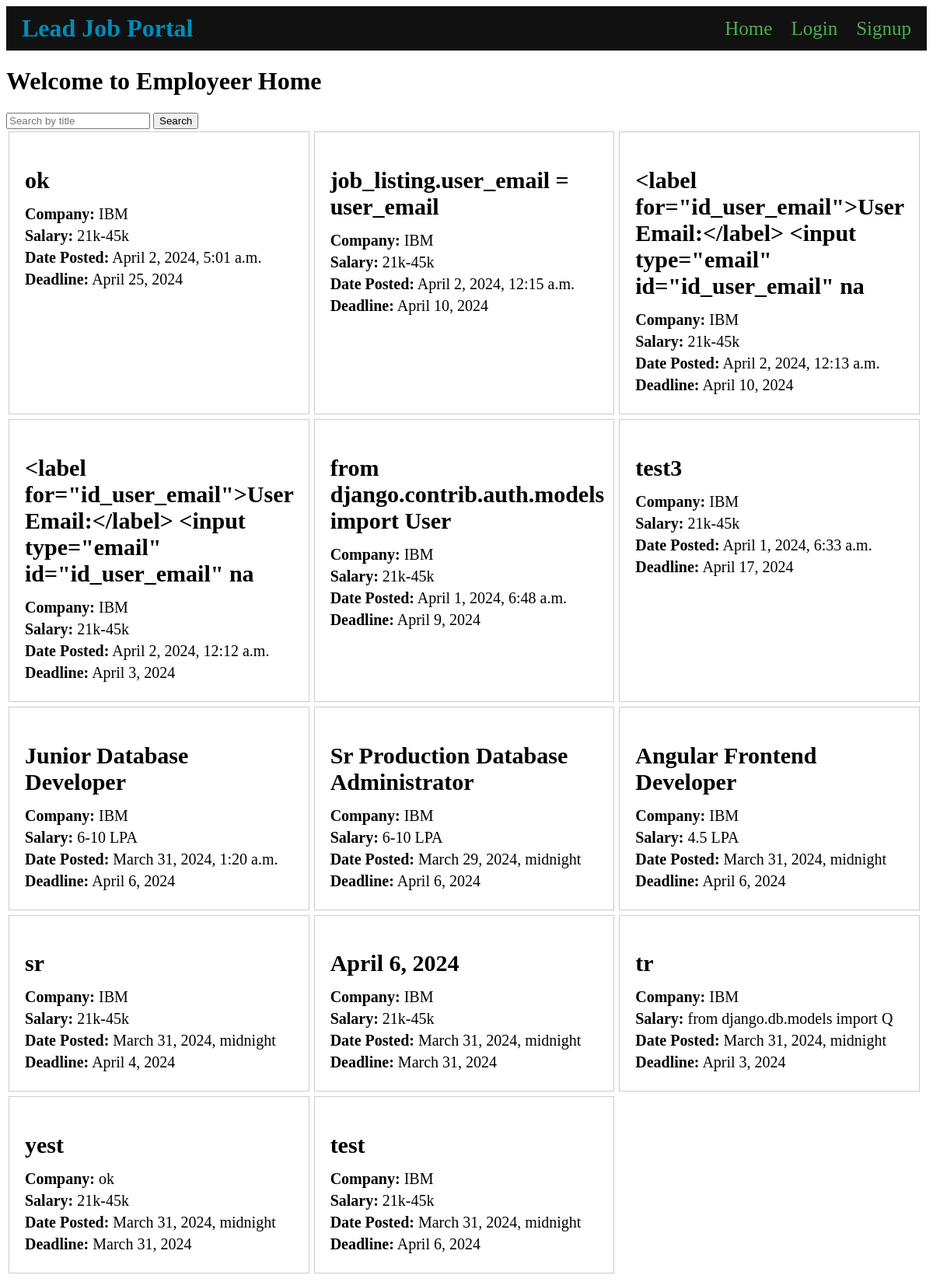
The app's page /home1/, older data.
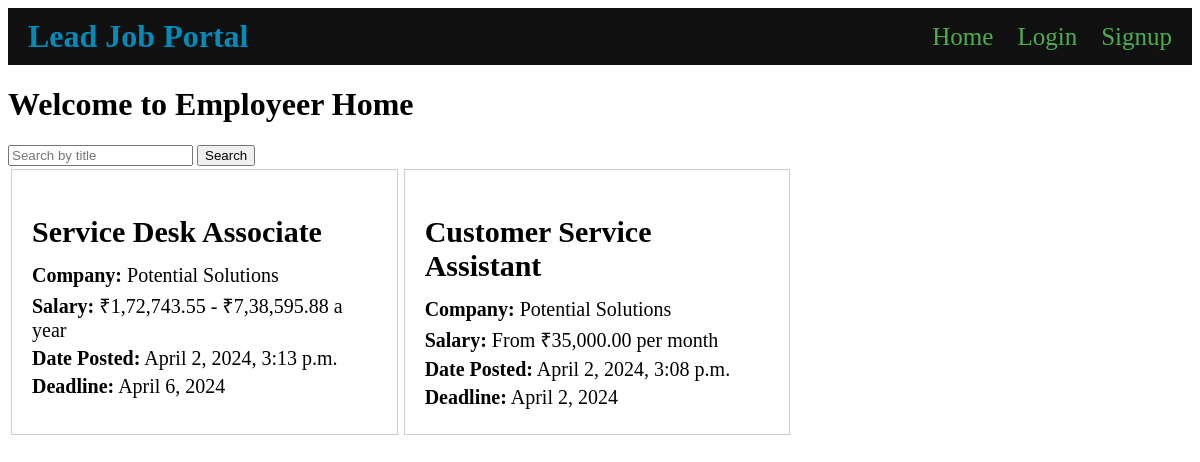
The same page, newer data.
### employeer/models.py (models this page shows, shortened)
class Job(models.Model):
    company_name = models.ForeignKey(Company, on_delete=models.CASCADE)
    user = models.ForeignKey(User, on_delete=models.CASCADE, null=True, blank=True)
    user_email = models.EmailField(blank=True)
    title = models.CharField(max_length=100)
    description = models.TextField()
    required_qualifications = models.TextField()
    desired_qualifications = models.TextField()
    responsibilities = models.TextField()
    application_deadline = models.DateField()
    salary_range = models.CharField(max_length=100)
    location = models.CharField(max_length=100)
    date_added = models.DateTimeField(default=timezone.now)
    employment_type = models.CharField(max_length=20, choices=[('work_from_home', 'Work From Home'), ('work_from_office', 'Work From Office'), ('hybrid', 'Hybrid')])
    company_benefits = models.TextField()
    how_to_apply = models.TextField()
    other_information = models.TextField()
    industry_type = [
        ('IT', 'Information Technology'),
        ('Healthcare', 'Healthcare'),
        ('Finance', 'Finance'),
        ('Education', 'Education'),
        ('Manufacturing', 'Manufacturing'),
    ]
    industry = models.CharField(max_length=20, choices=industry_type,default='IT')

### users/models.py (models this page shows)
class Company(models.Model):
    user = models.OneToOneField(User, on_delete=models.CASCADE)
    company_name = models.CharField(max_length=100, blank=True)
    company_website = models.URLField(blank=True)
    DESIGNATION_CHOICES = [
        ('hr', 'HR'),
        ('manager', 'Manager'),
        ('ceo', 'CEO')
    ]
    designation = models.CharField(max_length=20, choices=DESIGNATION_CHOICES, default='hr')
    def __str__(self):
        return self.company_name

### users/views.py (the view)
# urls.py: path('home1/', views.home1, name='home1'),
def home1(request):
    job_listings = Job.objects.filter().order_by('-id')
    return render(request,'users/home.html',{'job_listings': job_listings})

### users/templates/users/home.html (shortened to what this page needs)
{% include 'users/navbar.html' %}
<!DOCTYPE html>
<html lang="en">
<head>
</head>
<body>
    <h1>Welcome to Employeer Home</h1>
    <form method="GET" action="{% url 'home' %}">
        <input type="text" name="search" placeholder="Search by title">
        <button type="submit">Search</button>
    </form>
    <div class="job-listing-container">
        {% for job in job_listings %}
        <div class="job-listing">
            <h2>{{ job.title }}</h2>
            <p><strong>Company:</strong> {{ job.company_name }}</p>
            <p><strong>Salary:</strong> {{ job.salary_range }}</p>
            <p><strong>Date Posted:</strong> {{ job.date_added }}</p>
            <p><strong>Deadline:</strong> {{ job.application_deadline }}</p>
        </div>
        {% empty %}
        <p>No job listings available.</p>
        {% endfor %}
    </div>
</body>
</html>

Row changes from the older to the newer data that the page shows:
removed Job: title "ok", company_name "IBM", salary_range "21k-45k", date_added "April 2, 2024, 5:01 a.m.", application_deadline "April 25, 2024"
removed Job: title "job_listing.user_email = user_email", company_name "IBM", salary_range "21k-45k", date_added "April 2, 2024, 12:15 a.m.", application_deadline "April 10, 2024"
removed Job: title "<label for=\"id_user_email\">User Email:</label> <input type=\"email\" id=\"id_user_email\" na", company_name "IBM", salary_range "21k-45k", date_added "April 2, 2024, 12:13 a.m.", application_deadline "April 10, 2024"
removed Job: title "<label for=\"id_user_email\">User Email:</label> <input type=\"email\" id=\"id_user_email\" na", company_name "IBM", salary_range "21k-45k", date_added "April 2, 2024, 12:12 a.m.", application_deadline "April 3, 2024"
removed Job: title "from django.contrib.auth.models import User", company_name "IBM", salary_range "21k-45k", date_added "April 1, 2024, 6:48 a.m.", application_deadline "April 9, 2024"
removed Job: title "test3", company_name "IBM", salary_range "21k-45k", date_added "April 1, 2024, 6:33 a.m.", application_deadline "April 17, 2024"
removed Job: title "Junior Database Developer", company_name "IBM", salary_range "6-10 LPA", date_added "March 31, 2024, 1:20 a.m.", application_deadline "April 6, 2024"
removed Job: title "Sr Production Database Administrator", company_name "IBM", salary_range "6-10 LPA", date_added "March 29, 2024, midnight", application_deadline "April 6, 2024"
removed Job: title "Angular Frontend Developer", company_name "IBM", salary_range "4.5 LPA", date_added "March 31, 2024, midnight", application_deadline "April 6, 2024"
removed Job: title "sr", company_name "IBM", salary_range "21k-45k", date_added "March 31, 2024, midnight", application_deadline "April 4, 2024"
removed Job: title "April 6, 2024", company_name "IBM", salary_range "21k-45k", date_added "March 31, 2024, midnight", application_deadline "March 31, 2024"
removed Job: title "tr", company_name "IBM", salary_range "from django.db.models import Q", date_added "March 31, 2024, midnight", application_deadline "April 3, 2024"
removed Job: title "yest", company_name "ok", salary_range "21k-45k", date_added "March 31, 2024, midnight", application_deadline "March 31, 2024"
removed Job: title "test", company_name "IBM", salary_range "21k-45k", date_added "March 31, 2024, midnight", application_deadline "April 6, 2024"
added Job: title "Service Desk Associate", company_name "Potential Solutions", salary_range "₹1,72,743.55 - ₹7,38,595.88 a year", date_added "April 2, 2024, 3:13 p.m.", application_deadline "April 6, 2024"
added Job: title "Customer Service Assistant", company_name "Potential Solutions", salary_range "From ₹35,000.00 per month", date_added "April 2, 2024, 3:08 p.m.", application_deadline "April 2, 2024"
